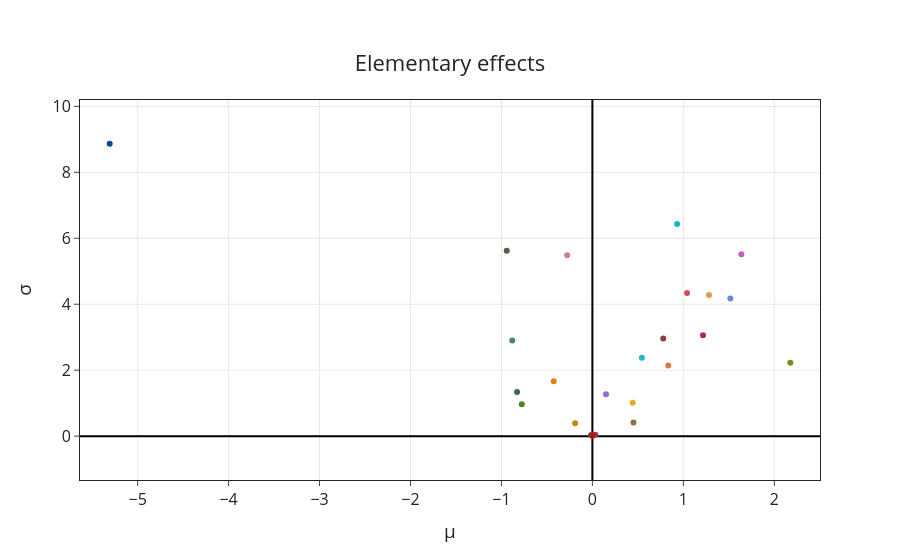
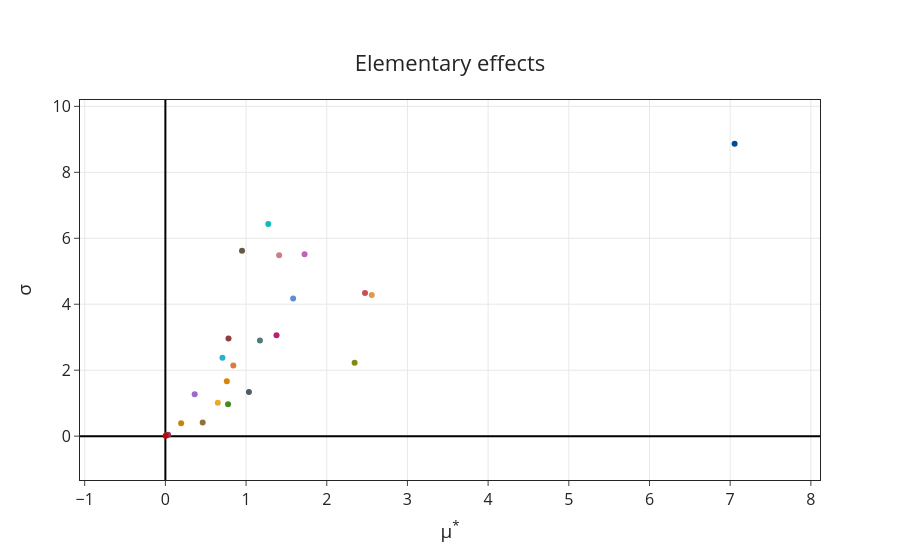

The notebook cell these images were saved under, in order:
### Code cell
# Morris 
MorrisSensOpts = {
    'Type': 'Sensitivity',
    'Method': 'Morris',
    'Morris':{
        'Cost': 1e3
    }
}
MorrisAnalysis=uq.createAnalysis(MorrisSensOpts)

uq.print(MorrisAnalysis)
uq.display(MorrisAnalysis)

### Figure 1 — Plotly figure (JSON) as saved in the notebook; plotly's stock layout.template omitted (floating-point values rounded to 4 significant figures)
{"data": [{"line": {"color": "black", "width": 2}, "mode": "lines", "showlegend": false, "type": "scatter", "x": [-11.27, 5.005], "y": [0, 0]}, {"line": {"color": "black", "width": 2}, "mode": "lines", "showlegend": false, "type": "scatter", "x": [0, 0], "y": [-2.659, 20.39]}, {"customdata": [[["μ"], ["σ"]]], "hovertemplate": "<b>Input Variable: %{text}</b><br><b>%{customdata[0]}</b>: %{x:.5g}<br><b>%{customdata[1]}</b>: %{y:.5g}<br>", "marker": {"color": "rgb(0, 76, 153)"}, "mode": "markers", "name": "D", "text": ["D"], "textfont": {"color": "rgb(0, 76, 153)"}, "textposition": "top center", "type": "scatter", "x": [-5.307], "y": [8.863]}, {"customdata": [[["μ"], ["σ"]]], "hovertemplate": "<b>Input Variable: %{text}</b><br><b>%{customdata[0]}</b>: %{x:.5g}<br><b>%{customdata[1]}</b>: %{y:.5g}<br>", "marker": {"color": "rgb(73, 94, 106)"}, "mode": "markers", "name": "alpha1", "text": ["alpha1"], "textfont": {"color": "rgb(73, 94, 106)"}, "textposition": "top center", "type": "scatter", "x": [-0.8282], "y": [1.342]}, {"customdata": [[["μ"], ["σ"]]], "hovertemplate": "<b>Input Variable: %{text}</b><br><b>%{customdata[0]}</b>: %{x:.5g}<br><b>%{customdata[1]}</b>: %{y:.5g}<br>", "marker": {"color": "rgb(146, 112, 60)"}, "mode": "markers", "name": "alpha2", "text": ["alpha2"], "textfont": {"color": "rgb(146, 112, 60)"}, "textposition": "top center", "type": "scatter", "x": [0.4517], "y": [0.411]}, {"customdata": [[["μ"], ["σ"]]], "hovertemplate": "<b>Input Variable: %{text}</b><br><b>%{customdata[0]}</b>: %{x:.5g}<br><b>%{customdata[1]}</b>: %{y:.5g}<br>", "marker": {"color": "rgb(219, 130, 13)"}, "mode": "markers", "name": "K1", "text": ["K1"], "textfont": {"color": "rgb(219, 130, 13)"}, "textposition": "top center", "type": "scatter", "x": [-0.4252], "y": [1.661]}, {"customdata": [[["μ"], ["σ"]]], "hovertemplate": "<b>Input Variable: %{text}</b><br><b>%{customdata[0]}</b>: %{x:.5g}<br><b>%{customdata[1]}</b>: %{y:.5g}<br>", "marker": {"color": "rgb(195, 136, 7)"}, "mode": "markers", "name": "K2", "text": ["K2"], "textfont": {"color": "rgb(195, 136, 7)"}, "textposition": "top center", "type": "scatter", "x": [-0.19], "y": [0.3945]}, {"customdata": [[["μ"], ["σ"]]], "hovertemplate": "<b>Input Variable: %{text}</b><br><b>%{customdata[0]}</b>: %{x:.5g}<br><b>%{customdata[1]}</b>: %{y:.5g}<br>", "marker": {"color": "rgb(133, 137, 18)"}, "mode": "markers", "name": "K3", "text": ["K3"], "textfont": {"color": "rgb(133, 137, 18)"}, "textposition": "top center", "type": "scatter", "x": [2.176], "y": [2.227]}, {"customdata": [[["μ"], ["σ"]]], "hovertemplate": "<b>Input Variable: %{text}</b><br><b>%{customdata[0]}</b>: %{x:.5g}<br><b>%{customdata[1]}</b>: %{y:.5g}<br>", "marker": {"color": "rgb(70, 138, 28)"}, "mode": "markers", "name": "K4", "text": ["K4"], "textfont": {"color": "rgb(70, 138, 28)"}, "textposition": "top center", "type": "scatter", "x": [-0.7767], "y": [0.9675]}, {"customdata": [[["μ"], ["σ"]]], "hovertemplate": "<b>Input Variable: %{text}</b><br><b>%{customdata[0]}</b>: %{x:.5g}<br><b>%{customdata[1]}</b>: %{y:.5g}<br>", "marker": {"color": "rgb(54, 124, 45)"}, "mode": "markers", "name": "K5", "text": ["K5"], "textfont": {"color": "rgb(54, 124, 45)"}, "textposition": "top center", "type": "scatter", "x": [-0.01468], "y": [0.03472]}, {"customdata": [[["μ"], ["σ"]]], "hovertemplate": "<b>Input Variable: %{text}</b><br><b>%{customdata[0]}</b>: %{x:.5g}<br><b>%{customdata[1]}</b>: %{y:.5g}<br>", "marker": {"color": "rgb(100, 89, 70)"}, "mode": "markers", "name": "K6", "text": ["K6"], "textfont": {"color": "rgb(100, 89, 70)"}, "textposition": "top center", "type": "scatter", "x": [-0.9419], "y": [5.619]}, {"customdata": [[["μ"], ["σ"]]], "hovertemplate": "<b>Input Variable: %{text}</b><br><b>%{customdata[0]}</b>: %{x:.5g}<br><b>%{customdata[1]}</b>: %{y:.5g}<br>", "marker": {"color": "rgb(146, 53, 95)"}, "mode": "markers", "name": "alpha3", "text": ["alpha3"], "textfont": {"color": "rgb(146, 53, 95)"}, "textposition": "top center", "type": "scatter", "x": [0.03218], "y": [0.04333]}, {"customdata": [[["μ"], ["σ"]]], "hovertemplate": "<b>Input Variable: %{text}</b><br><b>%{customdata[0]}</b>: %{x:.5g}<br><b>%{customdata[1]}</b>: %{y:.5g}<br>", "marker": {"color": "rgb(188, 30, 113)"}, "mode": "markers", "name": "alpha4", "text": ["alpha4"], "textfont": {"color": "rgb(188, 30, 113)"}, "textposition": "top center", "type": "scatter", "x": [1.216], "y": [3.056]}, {"customdata": [[["μ"], ["σ"]]], "hovertemplate": "<b>Input Variable: %{text}</b><br><b>%{customdata[0]}</b>: %{x:.5g}<br><b>%{customdata[1]}</b>: %{y:.5g}<br>", "marker": {"color": "rgb(204, 77, 88)"}, "mode": "markers", "name": "beta1", "text": ["beta1"], "textfont": {"color": "rgb(204, 77, 88)"}, "textposition": "top center", "type": "scatter", "x": [1.041], "y": [4.339]}, {"customdata": [[["μ"], ["σ"]]], "hovertemplate": "<b>Input Variable: %{text}</b><br><b>%{customdata[0]}</b>: %{x:.5g}<br><b>%{customdata[1]}</b>: %{y:.5g}<br>", "marker": {"color": "rgb(219, 123, 63)"}, "mode": "markers", "name": "beta2", "text": ["beta2"], "textfont": {"color": "rgb(219, 123, 63)"}, "textposition": "top center", "type": "scatter", "x": [0.8342], "y": [2.145]}, {"customdata": [[["μ"], ["σ"]]], "hovertemplate": "<b>Input Variable: %{text}</b><br><b>%{customdata[0]}</b>: %{x:.5g}<br><b>%{customdata[1]}</b>: %{y:.5g}<br>", "marker": {"color": "rgb(235, 170, 38)"}, "mode": "markers", "name": "k1", "text": ["k1"], "textfont": {"color": "rgb(235, 170, 38)"}, "textposition": "top center", "type": "scatter", "x": [0.4431], "y": [1.012]}, {"customdata": [[["μ"], ["σ"]]], "hovertemplate": "<b>Input Variable: %{text}</b><br><b>%{customdata[0]}</b>: %{x:.5g}<br><b>%{customdata[1]}</b>: %{y:.5g}<br>", "marker": {"color": "rgb(224, 153, 80)"}, "mode": "markers", "name": "k2", "text": ["k2"], "textfont": {"color": "rgb(224, 153, 80)"}, "textposition": "top center", "type": "scatter", "x": [1.282], "y": [4.28]}, {"customdata": [[["μ"], ["σ"]]], "hovertemplate": "<b>Input Variable: %{text}</b><br><b>%{customdata[0]}</b>: %{x:.5g}<br><b>%{customdata[1]}</b>: %{y:.5g}<br>", "marker": {"color": "rgb(208, 125, 134)"}, "mode": "markers", "name": "k3", "text": ["k3"], "textfont": {"color": "rgb(208, 125, 134)"}, "textposition": "top center", "type": "scatter", "x": [-0.2773], "y": [5.488]}, {"customdata": [[["μ"], ["σ"]]], "hovertemplate": "<b>Input Variable: %{text}</b><br><b>%{customdata[0]}</b>: %{x:.5g}<br><b>%{customdata[1]}</b>: %{y:.5g}<br>", "marker": {"color": "rgb(193, 97, 188)"}, "mode": "markers", "name": "k4", "text": ["k4"], "textfont": {"color": "rgb(193, 97, 188)"}, "textposition": "top center", "type": "scatter", "x": [1.638], "y": [5.515]}, {"customdata": [[["μ"], ["σ"]]], "hovertemplate": "<b>Input Variable: %{text}</b><br><b>%{customdata[0]}</b>: %{x:.5g}<br><b>%{customdata[1]}</b>: %{y:.5g}<br>", "marker": {"color": "rgb(154, 106, 210)"}, "mode": "markers", "name": "S0", "text": ["S0"], "textfont": {"color": "rgb(154, 106, 210)"}, "textposition": "top center", "type": "scatter", "x": [0.1498], "y": [1.268]}, {"customdata": [[["μ"], ["σ"]]], "hovertemplate": "<b>Input Variable: %{text}</b><br><b>%{customdata[0]}</b>: %{x:.5g}<br><b>%{customdata[1]}</b>: %{y:.5g}<br>", "marker": {"color": "rgb(97, 142, 208)"}, "mode": "markers", "name": "YPS1", "text": ["YPS1"], "textfont": {"color": "rgb(97, 142, 208)"}, "textposition": "top center", "type": "scatter", "x": [1.517], "y": [4.175]}, {"customdata": [[["μ"], ["σ"]]], "hovertemplate": "<b>Input Variable: %{text}</b><br><b>%{customdata[0]}</b>: %{x:.5g}<br><b>%{customdata[1]}</b>: %{y:.5g}<br>", "marker": {"color": "rgb(40, 178, 206)"}, "mode": "markers", "name": "YXS", "text": ["YXS"], "textfont": {"color": "rgb(40, 178, 206)"}, "textposition": "top center", "type": "scatter", "x": [0.5442], "y": [2.377]}, {"customdata": [[["μ"], ["σ"]]], "hovertemplate": "<b>Input Variable: %{text}</b><br><b>%{customdata[0]}</b>: %{x:.5g}<br><b>%{customdata[1]}</b>: %{y:.5g}<br>", "marker": {"color": "rgb(18, 186, 186)"}, "mode": "markers", "name": "YPS2", "text": ["YPS2"], "textfont": {"color": "rgb(18, 186, 186)"}, "textposition": "top center", "type": "scatter", "x": [0.9314], "y": [6.429]}, {"customdata": [[["μ"], ["σ"]]], "hovertemplate": "<b>Input Variable: %{text}</b><br><b>%{customdata[0]}</b>: %{x:.5g}<br><b>%{customdata[1]}</b>: %{y:.5g}<br>", "marker": {"color": "rgb(80, 124, 124)"}, "mode": "markers", "name": "mu_max", "text": ["mu_max"], "textfont": {"color": "rgb(80, 124, 124)"}, "textposition": "top center", "type": "scatter", "x": [-0.8812], "y": [2.898]}, {"customdata": [[["μ"], ["σ"]]], "hovertemplate": "<b>Input Variable: %{text}</b><br><b>%{customdata[0]}</b>: %{x:.5g}<br><b>%{customdata[1]}</b>: %{y:.5g}<br>", "marker": {"color": "rgb(142, 62, 62)"}, "mode": "markers", "name": "KS", "text": ["KS"], "textfont": {"color": "rgb(142, 62, 62)"}, "textposition": "top center", "type": "scatter", "x": [0.7788], "y": [2.963]}, {"customdata": [[["μ"], ["σ"]]], "hovertemplate": "<b>Input Variable: %{text}</b><br><b>%{customdata[0]}</b>: %{x:.5g}<br><b>%{customdata[1]}</b>: %{y:.5g}<br>", "marker": {"color": "rgb(204, 0, 0)"}, "mode": "markers", "name": "Km", "text": ["Km"], "textfont": {"color": "rgb(204, 0, 0)"}, "textposition": "top center", "type": "scatter", "x": [-0.0004209], "y": [0.009191]}], "layout": {"legend": {"title": {"text": ""}}, "showlegend": false, "title": {"text": "Elementary effects"}, "xaxis": {"mirror": true, "range": [-5.634, 2.503], "title": {"text": "μ"}}, "yaxis": {"mirror": true, "range": [-1.33, 10.19], "title": {"text": "σ"}}}}

### Figure 2 — Plotly figure (JSON) as saved in the notebook; plotly's stock layout.template omitted (floating-point values rounded to 4 significant figures)
{"data": [{"line": {"color": "black", "width": 2}, "mode": "lines", "showlegend": false, "type": "scatter", "x": [-2.116, 16.23], "y": [0, 0]}, {"line": {"color": "black", "width": 2}, "mode": "lines", "showlegend": false, "type": "scatter", "x": [0, 0], "y": [-2.659, 20.39]}, {"customdata": [[["μ<sup>*"], ["σ"]]], "hovertemplate": "<b>Input Variable: %{text}</b><br><b>%{customdata[0]}</b>: %{x:.5g}<br><b>%{customdata[1]}</b>: %{y:.5g}<br>", "marker": {"color": "rgb(0, 76, 153)"}, "mode": "markers", "name": "D", "text": ["D"], "textfont": {"color": "rgb(0, 76, 153)"}, "textposition": "top center", "type": "scatter", "x": [7.055], "y": [8.863]}, {"customdata": [[["μ<sup>*"], ["σ"]]], "hovertemplate": "<b>Input Variable: %{text}</b><br><b>%{customdata[0]}</b>: %{x:.5g}<br><b>%{customdata[1]}</b>: %{y:.5g}<br>", "marker": {"color": "rgb(73, 94, 106)"}, "mode": "markers", "name": "alpha1", "text": ["alpha1"], "textfont": {"color": "rgb(73, 94, 106)"}, "textposition": "top center", "type": "scatter", "x": [1.035], "y": [1.342]}, {"customdata": [[["μ<sup>*"], ["σ"]]], "hovertemplate": "<b>Input Variable: %{text}</b><br><b>%{customdata[0]}</b>: %{x:.5g}<br><b>%{customdata[1]}</b>: %{y:.5g}<br>", "marker": {"color": "rgb(146, 112, 60)"}, "mode": "markers", "name": "alpha2", "text": ["alpha2"], "textfont": {"color": "rgb(146, 112, 60)"}, "textposition": "top center", "type": "scatter", "x": [0.4624], "y": [0.411]}, {"customdata": [[["μ<sup>*"], ["σ"]]], "hovertemplate": "<b>Input Variable: %{text}</b><br><b>%{customdata[0]}</b>: %{x:.5g}<br><b>%{customdata[1]}</b>: %{y:.5g}<br>", "marker": {"color": "rgb(219, 130, 13)"}, "mode": "markers", "name": "K1", "text": ["K1"], "textfont": {"color": "rgb(219, 130, 13)"}, "textposition": "top center", "type": "scatter", "x": [0.7614], "y": [1.661]}, {"customdata": [[["μ<sup>*"], ["σ"]]], "hovertemplate": "<b>Input Variable: %{text}</b><br><b>%{customdata[0]}</b>: %{x:.5g}<br><b>%{customdata[1]}</b>: %{y:.5g}<br>", "marker": {"color": "rgb(195, 136, 7)"}, "mode": "markers", "name": "K2", "text": ["K2"], "textfont": {"color": "rgb(195, 136, 7)"}, "textposition": "top center", "type": "scatter", "x": [0.1954], "y": [0.3945]}, {"customdata": [[["μ<sup>*"], ["σ"]]], "hovertemplate": "<b>Input Variable: %{text}</b><br><b>%{customdata[0]}</b>: %{x:.5g}<br><b>%{customdata[1]}</b>: %{y:.5g}<br>", "marker": {"color": "rgb(133, 137, 18)"}, "mode": "markers", "name": "K3", "text": ["K3"], "textfont": {"color": "rgb(133, 137, 18)"}, "textposition": "top center", "type": "scatter", "x": [2.345], "y": [2.227]}, {"customdata": [[["μ<sup>*"], ["σ"]]], "hovertemplate": "<b>Input Variable: %{text}</b><br><b>%{customdata[0]}</b>: %{x:.5g}<br><b>%{customdata[1]}</b>: %{y:.5g}<br>", "marker": {"color": "rgb(70, 138, 28)"}, "mode": "markers", "name": "K4", "text": ["K4"], "textfont": {"color": "rgb(70, 138, 28)"}, "textposition": "top center", "type": "scatter", "x": [0.7767], "y": [0.9675]}, {"customdata": [[["μ<sup>*"], ["σ"]]], "hovertemplate": "<b>Input Variable: %{text}</b><br><b>%{customdata[0]}</b>: %{x:.5g}<br><b>%{customdata[1]}</b>: %{y:.5g}<br>", "marker": {"color": "rgb(54, 124, 45)"}, "mode": "markers", "name": "K5", "text": ["K5"], "textfont": {"color": "rgb(54, 124, 45)"}, "textposition": "top center", "type": "scatter", "x": [0.01901], "y": [0.03472]}, {"customdata": [[["μ<sup>*"], ["σ"]]], "hovertemplate": "<b>Input Variable: %{text}</b><br><b>%{customdata[0]}</b>: %{x:.5g}<br><b>%{customdata[1]}</b>: %{y:.5g}<br>", "marker": {"color": "rgb(100, 89, 70)"}, "mode": "markers", "name": "K6", "text": ["K6"], "textfont": {"color": "rgb(100, 89, 70)"}, "textposition": "top center", "type": "scatter", "x": [0.9496], "y": [5.619]}, {"customdata": [[["μ<sup>*"], ["σ"]]], "hovertemplate": "<b>Input Variable: %{text}</b><br><b>%{customdata[0]}</b>: %{x:.5g}<br><b>%{customdata[1]}</b>: %{y:.5g}<br>", "marker": {"color": "rgb(146, 53, 95)"}, "mode": "markers", "name": "alpha3", "text": ["alpha3"], "textfont": {"color": "rgb(146, 53, 95)"}, "textposition": "top center", "type": "scatter", "x": [0.03352], "y": [0.04333]}, {"customdata": [[["μ<sup>*"], ["σ"]]], "hovertemplate": "<b>Input Variable: %{text}</b><br><b>%{customdata[0]}</b>: %{x:.5g}<br><b>%{customdata[1]}</b>: %{y:.5g}<br>", "marker": {"color": "rgb(188, 30, 113)"}, "mode": "markers", "name": "alpha4", "text": ["alpha4"], "textfont": {"color": "rgb(188, 30, 113)"}, "textposition": "top center", "type": "scatter", "x": [1.377], "y": [3.056]}, {"customdata": [[["μ<sup>*"], ["σ"]]], "hovertemplate": "<b>Input Variable: %{text}</b><br><b>%{customdata[0]}</b>: %{x:.5g}<br><b>%{customdata[1]}</b>: %{y:.5g}<br>", "marker": {"color": "rgb(204, 77, 88)"}, "mode": "markers", "name": "beta1", "text": ["beta1"], "textfont": {"color": "rgb(204, 77, 88)"}, "textposition": "top center", "type": "scatter", "x": [2.474], "y": [4.339]}, {"customdata": [[["μ<sup>*"], ["σ"]]], "hovertemplate": "<b>Input Variable: %{text}</b><br><b>%{customdata[0]}</b>: %{x:.5g}<br><b>%{customdata[1]}</b>: %{y:.5g}<br>", "marker": {"color": "rgb(219, 123, 63)"}, "mode": "markers", "name": "beta2", "text": ["beta2"], "textfont": {"color": "rgb(219, 123, 63)"}, "textposition": "top center", "type": "scatter", "x": [0.842], "y": [2.145]}, {"customdata": [[["μ<sup>*"], ["σ"]]], "hovertemplate": "<b>Input Variable: %{text}</b><br><b>%{customdata[0]}</b>: %{x:.5g}<br><b>%{customdata[1]}</b>: %{y:.5g}<br>", "marker": {"color": "rgb(235, 170, 38)"}, "mode": "markers", "name": "k1", "text": ["k1"], "textfont": {"color": "rgb(235, 170, 38)"}, "textposition": "top center", "type": "scatter", "x": [0.6499], "y": [1.012]}, {"customdata": [[["μ<sup>*"], ["σ"]]], "hovertemplate": "<b>Input Variable: %{text}</b><br><b>%{customdata[0]}</b>: %{x:.5g}<br><b>%{customdata[1]}</b>: %{y:.5g}<br>", "marker": {"color": "rgb(224, 153, 80)"}, "mode": "markers", "name": "k2", "text": ["k2"], "textfont": {"color": "rgb(224, 153, 80)"}, "textposition": "top center", "type": "scatter", "x": [2.558], "y": [4.28]}, {"customdata": [[["μ<sup>*"], ["σ"]]], "hovertemplate": "<b>Input Variable: %{text}</b><br><b>%{customdata[0]}</b>: %{x:.5g}<br><b>%{customdata[1]}</b>: %{y:.5g}<br>", "marker": {"color": "rgb(208, 125, 134)"}, "mode": "markers", "name": "k3", "text": ["k3"], "textfont": {"color": "rgb(208, 125, 134)"}, "textposition": "top center", "type": "scatter", "x": [1.41], "y": [5.488]}, {"customdata": [[["μ<sup>*"], ["σ"]]], "hovertemplate": "<b>Input Variable: %{text}</b><br><b>%{customdata[0]}</b>: %{x:.5g}<br><b>%{customdata[1]}</b>: %{y:.5g}<br>", "marker": {"color": "rgb(193, 97, 188)"}, "mode": "markers", "name": "k4", "text": ["k4"], "textfont": {"color": "rgb(193, 97, 188)"}, "textposition": "top center", "type": "scatter", "x": [1.725], "y": [5.515]}, {"customdata": [[["μ<sup>*"], ["σ"]]], "hovertemplate": "<b>Input Variable: %{text}</b><br><b>%{customdata[0]}</b>: %{x:.5g}<br><b>%{customdata[1]}</b>: %{y:.5g}<br>", "marker": {"color": "rgb(154, 106, 210)"}, "mode": "markers", "name": "S0", "text": ["S0"], "textfont": {"color": "rgb(154, 106, 210)"}, "textposition": "top center", "type": "scatter", "x": [0.3631], "y": [1.268]}, {"customdata": [[["μ<sup>*"], ["σ"]]], "hovertemplate": "<b>Input Variable: %{text}</b><br><b>%{customdata[0]}</b>: %{x:.5g}<br><b>%{customdata[1]}</b>: %{y:.5g}<br>", "marker": {"color": "rgb(97, 142, 208)"}, "mode": "markers", "name": "YPS1", "text": ["YPS1"], "textfont": {"color": "rgb(97, 142, 208)"}, "textposition": "top center", "type": "scatter", "x": [1.583], "y": [4.175]}, {"customdata": [[["μ<sup>*"], ["σ"]]], "hovertemplate": "<b>Input Variable: %{text}</b><br><b>%{customdata[0]}</b>: %{x:.5g}<br><b>%{customdata[1]}</b>: %{y:.5g}<br>", "marker": {"color": "rgb(40, 178, 206)"}, "mode": "markers", "name": "YXS", "text": ["YXS"], "textfont": {"color": "rgb(40, 178, 206)"}, "textposition": "top center", "type": "scatter", "x": [0.7074], "y": [2.377]}, {"customdata": [[["μ<sup>*"], ["σ"]]], "hovertemplate": "<b>Input Variable: %{text}</b><br><b>%{customdata[0]}</b>: %{x:.5g}<br><b>%{customdata[1]}</b>: %{y:.5g}<br>", "marker": {"color": "rgb(18, 186, 186)"}, "mode": "markers", "name": "YPS2", "text": ["YPS2"], "textfont": {"color": "rgb(18, 186, 186)"}, "textposition": "top center", "type": "scatter", "x": [1.275], "y": [6.429]}, {"customdata": [[["μ<sup>*"], ["σ"]]], "hovertemplate": "<b>Input Variable: %{text}</b><br><b>%{customdata[0]}</b>: %{x:.5g}<br><b>%{customdata[1]}</b>: %{y:.5g}<br>", "marker": {"color": "rgb(80, 124, 124)"}, "mode": "markers", "name": "mu_max", "text": ["mu_max"], "textfont": {"color": "rgb(80, 124, 124)"}, "textposition": "top center", "type": "scatter", "x": [1.172], "y": [2.898]}, {"customdata": [[["μ<sup>*"], ["σ"]]], "hovertemplate": "<b>Input Variable: %{text}</b><br><b>%{customdata[0]}</b>: %{x:.5g}<br><b>%{customdata[1]}</b>: %{y:.5g}<br>", "marker": {"color": "rgb(142, 62, 62)"}, "mode": "markers", "name": "KS", "text": ["KS"], "textfont": {"color": "rgb(142, 62, 62)"}, "textposition": "top center", "type": "scatter", "x": [0.7823], "y": [2.963]}, {"customdata": [[["μ<sup>*"], ["σ"]]], "hovertemplate": "<b>Input Variable: %{text}</b><br><b>%{customdata[0]}</b>: %{x:.5g}<br><b>%{customdata[1]}</b>: %{y:.5g}<br>", "marker": {"color": "rgb(204, 0, 0)"}, "mode": "markers", "name": "Km", "text": ["Km"], "textfont": {"color": "rgb(204, 0, 0)"}, "textposition": "top center", "type": "scatter", "x": [0.003819], "y": [0.009191]}], "layout": {"legend": {"title": {"text": ""}}, "showlegend": false, "title": {"text": "Elementary effects"}, "xaxis": {"mirror": true, "range": [-1.058, 8.113], "title": {"text": "μ<sup>*"}}, "yaxis": {"mirror": true, "range": [-1.33, 10.19], "title": {"text": "σ"}}}}
